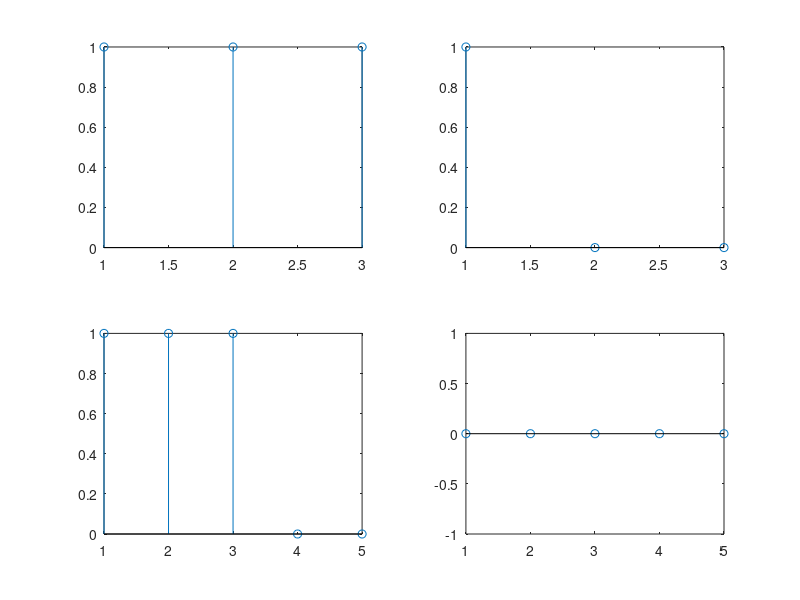
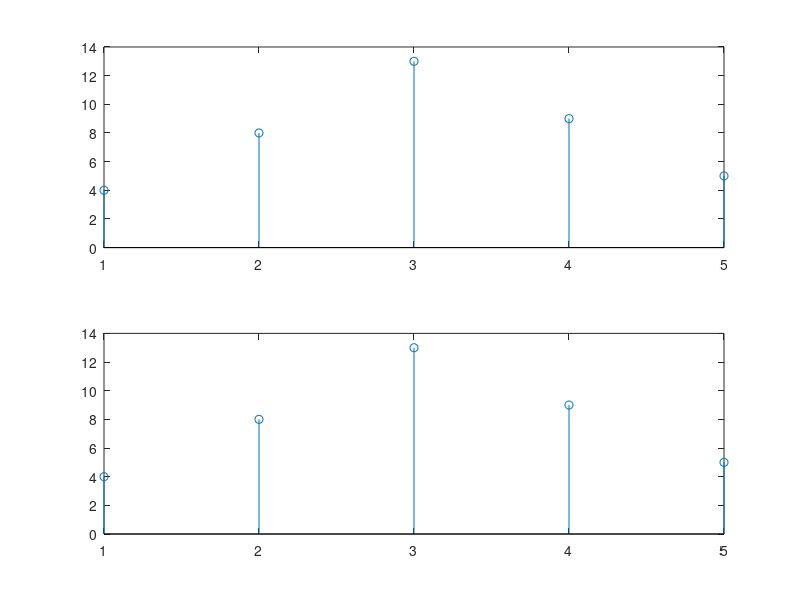

Recreate these plots in MATLAB, in order.
x = [1 1 1];
h = [1 0 0];
g = [3 4 5];
y1 = conv(x, h);

subplot(2,2,1);
stem(x);

subplot(2,2,2);
stem(h);
subplot(2,2,3);
stem(y1);

max_len = length(x) + length(h) - 1;
x = [x, zeros(1, max_len - length(x)) ];
h = [h, zeros(1, max_len - length(h)) ];


y = zeros(1, max_len);
x = [1 1 1];
h = [1 0 0];
g = [3 4 5];
sum = h+g;
conv2 = conv(sum, x);
conv3 = conv(h, x)+conv(g, x);
subplot(2, 2, 4);
stem(y);


figure
subplot(2,1,1)
stem(conv2)
subplot(2,1,2)
stem(conv3)

function y = manual(x, h)
    max_len = length(x) + length(h) - 1;
    x = [x, zeros(1, max_len - length(x)) ];
    h = [h, zeros(1, max_len - length(h)) ];
    for i = 1:max_len
        y(i) = 0
        for j = 1:i
            y(i) = y(i) + x(j) * h(i - j + 1);
        end
    end
end

